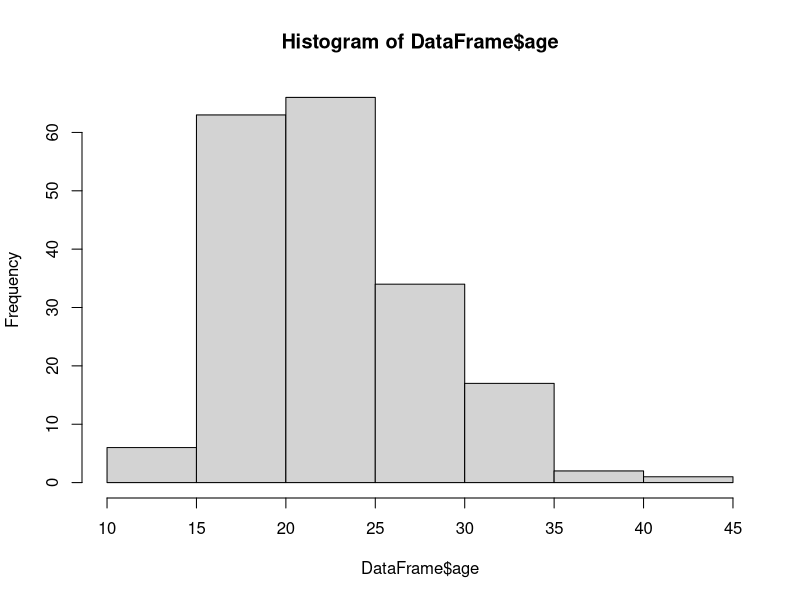

Recreate this plot in R. (Note: this script raises an error after producing the figure.)
## Install/ Load Packages ##
## **NOTE: The following code installs/loads packages on the users computer** ##
requiredPackages <- c("tidyverse", "MASS", "randomForest", "caTools", "pROC")
ipak <- function(pkg){
  new.pkg <- pkg[!(pkg %in% installed.packages()[, "Package"])]
  if (length(new.pkg))
    install.packages(new.pkg, dependencies = TRUE)
  sapply(pkg, require, character.only = TRUE)
}
ipak(requiredPackages)

# Set seed for RF normalisation
set.seed(123)

DataFrame <- birthwt
str(DataFrame)
dim(DataFrame)
summary(DataFrame)

#Looks at the number of unique variables in each category
apply(DataFrame,2,function(x) length(unique(x)))
hist(DataFrame$age)

#Need to convert categorical variables >> Convert to factor!! (Else they are treated as numerics)
cols <- c("low", "race", "smoke", "ptl", "ht", "ui", "ftv")
for (i in cols){
  DataFrame[,i] = as.factor(DataFrame[,i])
}
str(DataFrame)

# splits database into a training and a validation database (70% is training)
ind= sample.split(Y= DataFrame$low, SplitRatio = 0.7)
trainDF <-DataFrame[ind,]
testDF <- DataFrame[!ind,]

# generate the random forest model
modelRandom <- randomForest(low~.,data = trainDF, mtry=3, ntree=20) #. means use all other variables to predict low
modelRandom #OOB= 0.76% (misclassification rate)

# Which variables are important
importance(modelRandom)
varImpPlot(modelRandom) #graphically shows which variables are important to the model!

#Predictions
PredictionsWithClass <- predict(modelRandom, testDF, type ='class')
t <- table(predictions= PredictionsWithClass, actual=testDF$low)
t

#Accuracy
sum(diag(t)/sum(t)) #0.98



## Plotting ROC Curve and calculating AUC
PredictionsWithProbs <- predict(modelRandom, testDF, type = 'prob')
PredictionsWithProbs
auc <- auc(testDF$low, PredictionsWithProbs[,2])
auc
plot(roc(testDF$low, PredictionsWithProbs[,2]))

# Find the best mtry
bestmtry <- tuneRF(trainDF, trainDF$low, ntreeTry = 20, stepFactor = 1.5, improve = 0.01, trace = T, plot = T)
bestmtry


